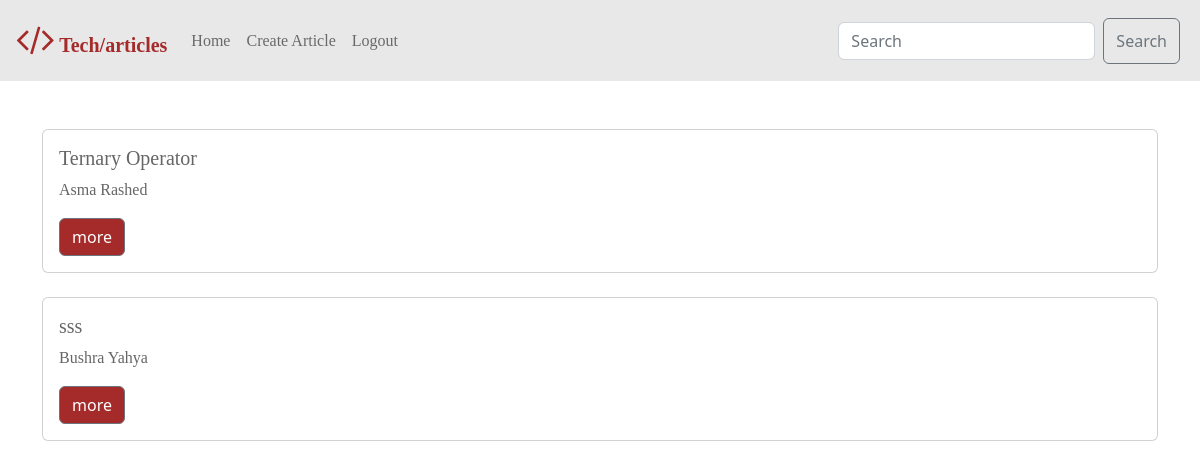
Page /tag/2 (signed in) on the committed database.
### final_app/models.py (models this page shows, shortened)
class Articles(models.Model):
    title = models.CharField(max_length=255)
    body = models.CharField(max_length=255)
    user = models.ForeignKey(Users, related_name='article', on_delete=models.CASCADE)
    tag=models.CharField(max_length=255,default="coding")
    liked =models.ManyToManyField(Users,related_name='liked', default=None,blank=True)
    createdAt = models.DateTimeField(auto_now_add=True)
    updatedAt = models.DateTimeField(auto_now=True)
    objects=ArticleManager()

class Users(models.Model):
    First_Name=models.CharField(max_length=255)
    Last_Name=models.CharField(max_length=255)
    Email=models.EmailField(max_length=255)
    Password=models.CharField(max_length=255)
    created_at=models.DateTimeField(auto_now_add=True)
    updated_at=models.DateTimeField(auto_now=True)
    objects=UserManager()

### final_app/views.py (the view)
# urls.py: path('tag/<int:id>',views.tag),
def tag(request,id):
    context = {
        "tag": Tags.objects.get(id=id),
        "articles": Articles.objects.exclude(),
    }
    return render(request, "tags.html", context)

### final_app/templates/tags.html
{% extends 'base.html' %}
{% block content %}
<div class="container  mt-5">
    <div class="row">
        <div class="col">
            {% for article in tag.articles.all %}
            <div class="card ">
                <div class="card-body">
                    <h5>{{article.title}}</h5>
                    <p class="card-text">{{article.user.First_Name}} {{article.user.Last_Name}}</p>
                    <a href="/show_article/{{article.id}} " id="more" class="btn btn-secondary">more</a>
                </div>
            </div>
            <br>
            {% endfor %}
        </div>
    </div>
</div>
{% endblock %}

### final_app/static/style.css (style rules this page uses)
h1,h2,h3,h4,h5,h6,p, a, label { font-family: Georgia, 'Times New Roman', Times, serif; color: rgb(102, 102, 102); }
a { text-decoration: none; }
#more { background-color: brown; }

### rows in the picture
Articles: title "Ternary Operator", user.First_Name "Asma", user.Last_Name "Rashed"
Articles: title "sss", user.First_Name "Bushra", user.Last_Name "Yahya"
